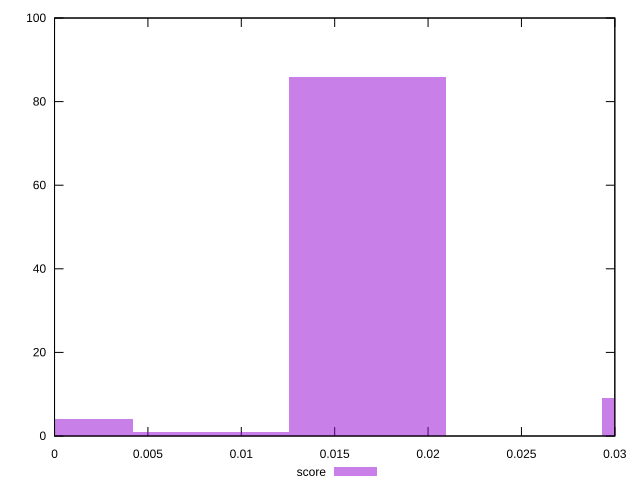

This chart was generated by the following gnuplot code:
reset

$score <<EOF
0.016761405623097348 86
0.033522811246194696 9
0 4
0.008380702811548674 1
EOF

set key outside below
set boxwidth 0.008380702811548674
set xrange [0:0.03]
set yrange [0:100]
set trange [0:100]
set style fill transparent solid 0.5 noborder
set terminal svg size 640, 490 enhanced background rgb 'white'
set output "report_00014_2021-02-09T15:56:05.503Z/cumulative-layout-shift/samples/pages+cached+noadtech+nomedia/score/histogram.svg"

plot $score title "score" with boxes

reset
